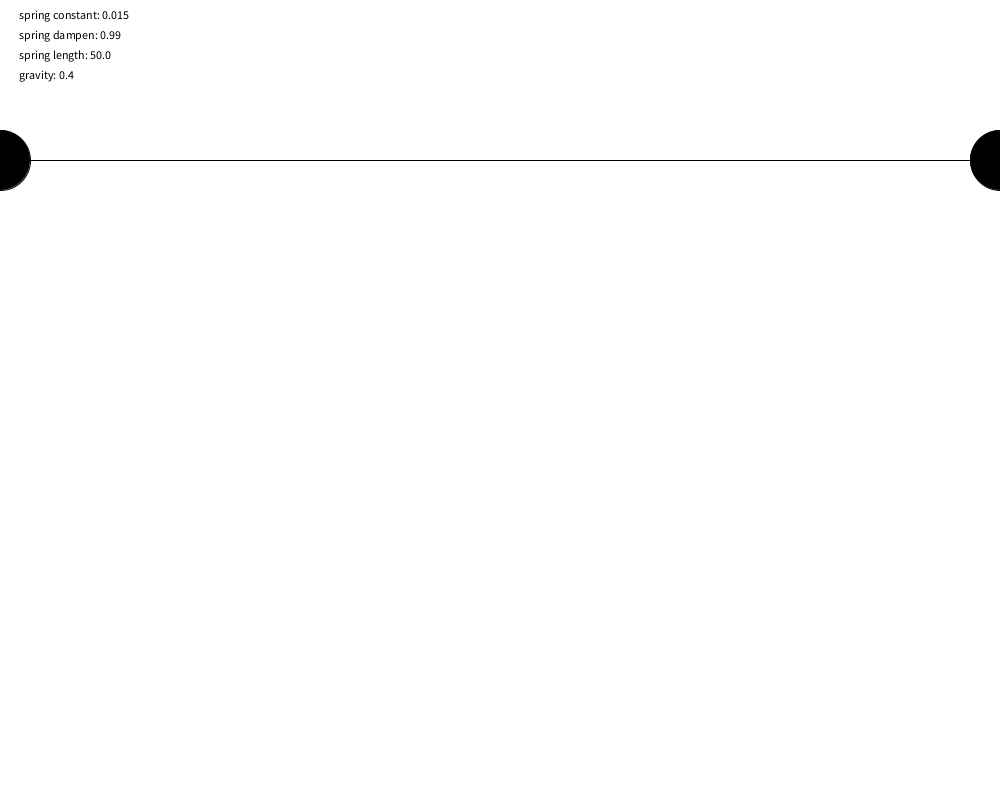
Frame 1 (no input)
Frame 60 (the mouse pressed at the canvas centre just before this capture): identical to frame 1, image omitted
Frame 120 (the mouse held since frame 60 and released just before this capture): identical to frame 1, image omitted

The Processing sketch that drew this single still picture (run headless with seeded random() and noise(); from frame 60 on, the mouse is pressed at the canvas centre):

// Processing sketch: OrbChain
// ── OrbChain.pde
   static int S = 2;
   static float S_L = 50;
   static float S_D = 0.990;
   static float S_C = 0.015;
   static int M = S;
   static float g = 0.40;
   OrbList orbs;

   void setup() {
       size(1000, 800);
       orbs = new OrbList();
   }

   void mouseClicked() {
       orbs.add(new OrbNode(mouseX, mouseY, 0, 0, 30));
   }
   void draw() {
       background(255);
       orbs.processAll();
       orbs.display();


       // code to display test, representing values. 
       text("spring length: " + S_L, 19, 59);
       text("gravity: " + g, 19, 79);
       text("spring constant: " + S_C, 19, 19);
       text("spring dampen: " + S_D, 19, 39);
   }

   void keypressed() {
     
       float change = 0.01; 
       
       if (key == '1'){
           S_C += 0.01;
       }
       if (key == '2') {
           if (S_C - change > 0) {
               S_C -= 0.01;
           }
       }
       if (key == '3') {
           S_D += 0.01;
       }
       if (key == '4') {
           if (S_D - change > 0) {
               S_D -= 0.01;
           }
       }
       if (key == '5') {
           S_L += 0.01;
       }
       if (key == '6') {
           if (S_L - change > 0) {
               S_L -= 0.01;
           }
       }
       if (key == '7') {
           g += 0.01;
       }
       if (key == '8') {
           if (g - change> 0) {
               g -= 0.01;
           }
       }


   }





   public class OrbNode {
       float x, y;
       float dx, dy;
       float radius;
       color c;
       OrbNode next, prev;

       //default constructor 
       public OrbNode() {}

       public OrbNode(float x_, float y_) {
           this(x_, y_, 0.0, 0.0, 50.0);
       }

       public OrbNode(float x_, float y_, float dx_, float dy_, float radius_) {
           x = x_;
           y = y_;
           dx = dx_;
           dy = dy_;
           radius = radius_;
           c = color(random(255), random(255), random(255), 200);
       }

       void display() {
           fill(c);
           ellipse(x, y, radius * 2, radius * 2);
           //If next or previous exist, draw lines to them! (aim for slightly off center)
           /*you write this part*/
           if (next != null || prev != null) {
               if (next != null) {
                   //if next has value do this. 
                   line(x, y, next.x, next.y);
               }
               if (prev != null) {
                   // if prev has value do this. 
                   line(x, y, prev.x, prev.y);
               }
           }
       }

       void move() {
           //have prev and next apply spring force to this node;
           /*you write this part*/
           prev.springAttract(this);
           next.springAttract(this);
           //apply velocity to position
           x += dx;
           y += dy;
           dy = dy + g;
       }

       void springAttract(OrbNode other) {
           float dist = dist(x, y, other.x, other.y);
           float force = (dist - S_L) * S_C;
           float displacex = (x - other.x);
           float displacey = (y - other.y);
           other.dx += displacex * force / dist;
           other.dy += displacey * force / dist;
           other.dx *= S_D;
           other.dy *= S_D;
       }
   }

   //this COULD be a separate tab but is small enough
   //that it doesn't matter for organizational purposes.
   public class FixedOrbNode extends OrbNode {
       void move() {}
       FixedOrbNode(float x_, float y_) {
           x = x_;
           y = y_;
           radius = 30;
           c = color(0);
       }
   }


   public class OrbList {
       OrbNode first, last;

       //create a fixed orb
       OrbList() {
           first = new FixedOrbNode(0, height / 5);
           last = new FixedOrbNode(width, height / 5);
           //link them to eachother
           first.next = last;
           last.prev = first;
       }

       /**
        *complete this method
        */
       void add(OrbNode node) {
           node.prev = last.prev;
           //insert orb at the end of the list before the last node.
           node.prev.next = node;
           // after this have to set next to last 
           node.next = last;
           //then set prev of last to node?
           last.prev = node;

       }

       /**
        *complete this method
        *process all nodes by running move.
        */
       void processAll() {
           //advance current to next until it is null, move() each of the nodes
           for (OrbNode c = first; c != null; c = c.next) {
               c.move();
           }
       }

       /**
        *complete this method
        *Display all nodes by running their display().
        */
       void display() {
           for (OrbNode c = first; c != null; c = c.next) {
               c.display();
           }
       }
   }
